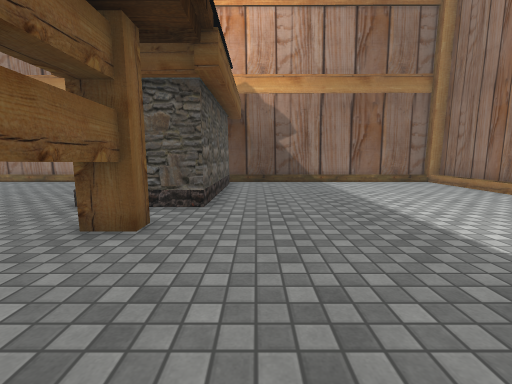
[1] (above)

16 first-person views from a walk through a Unity game level. The camera is 1.2 m above the floor, tilts 8° down and sees 90° across. The floor is counted in squares, 1 m on a side. Each view is taken from the middle of a square. On the plan, view 1 faces up. The plan holds only what a view shows up to about 12 squares ahead; the rest is blank. The place goes on beyond the plan. The player is left out. Some surface patterns are stand-ins.

[2]
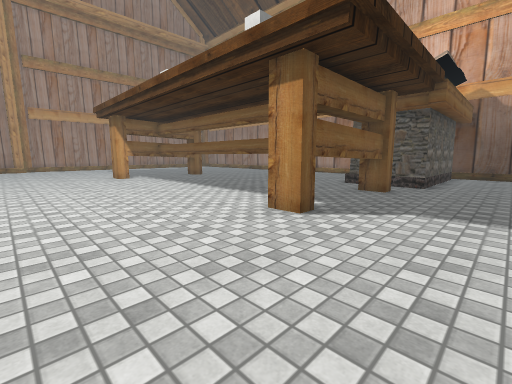

[3]
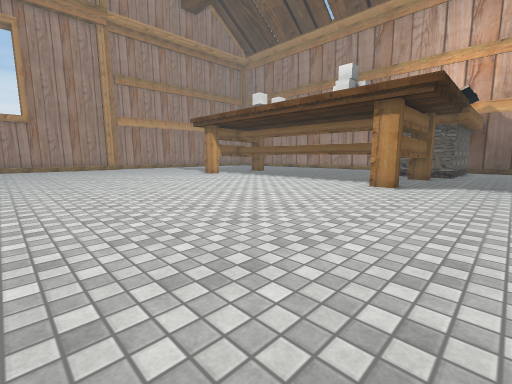

[4]
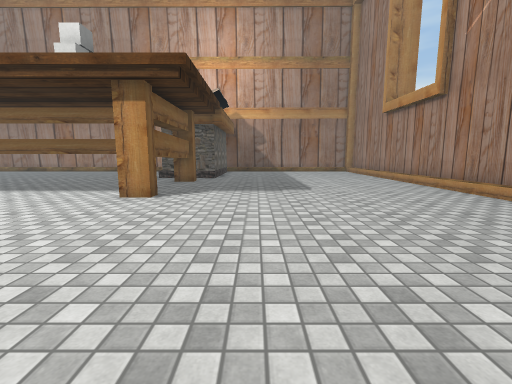

[5]
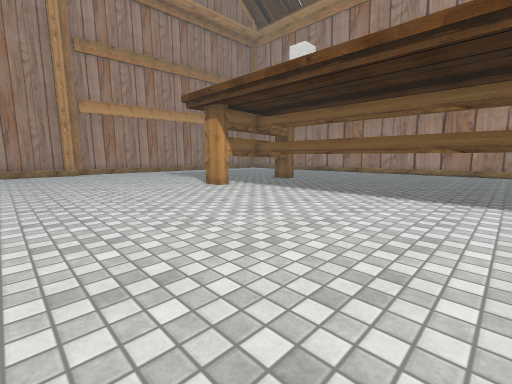

[6]
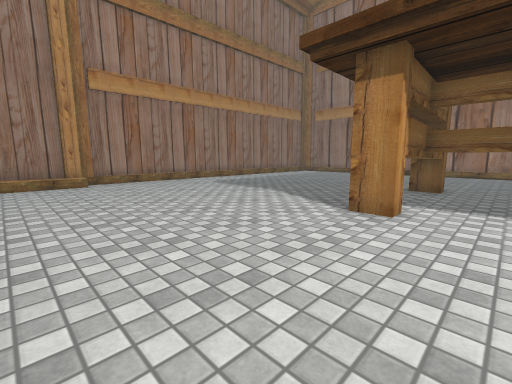

[7]
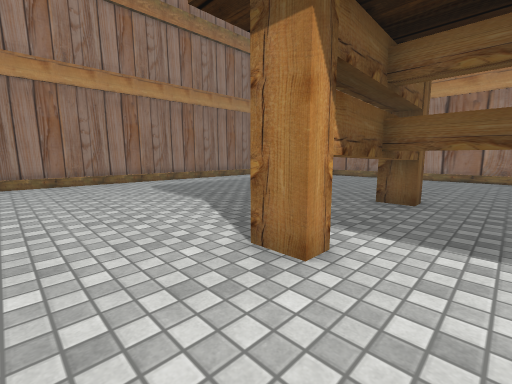

[8]
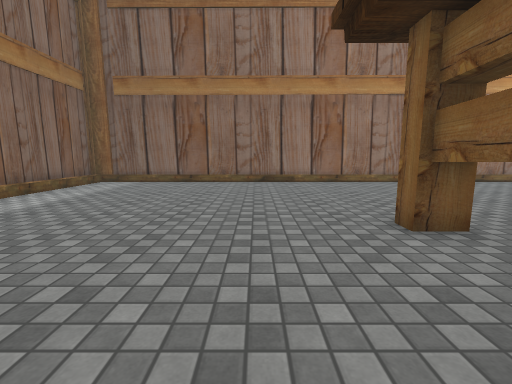

[9]
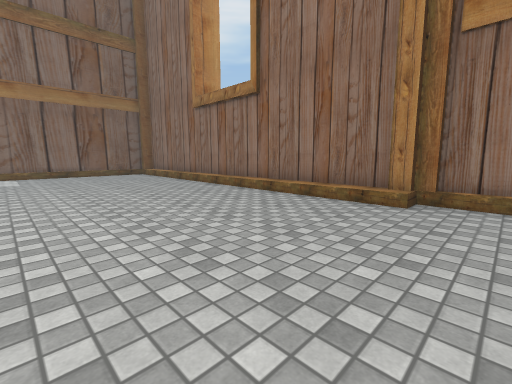

[10]
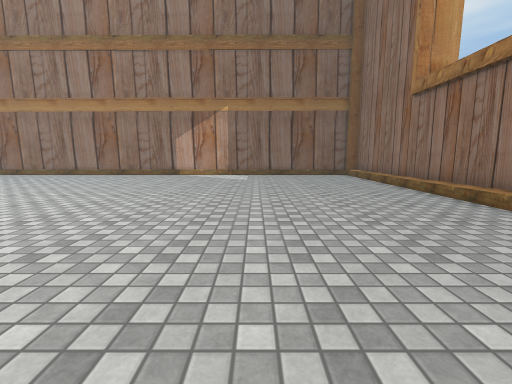

[11]
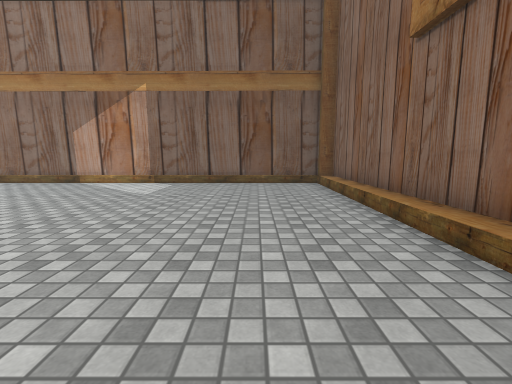

[12]
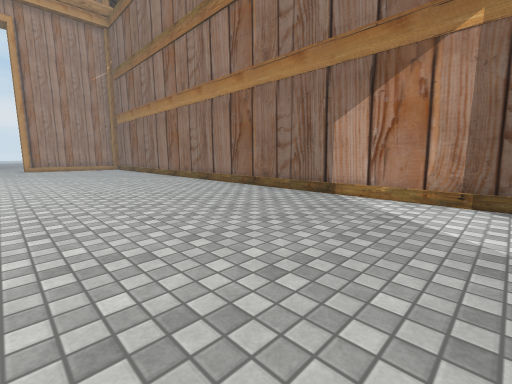

[13]
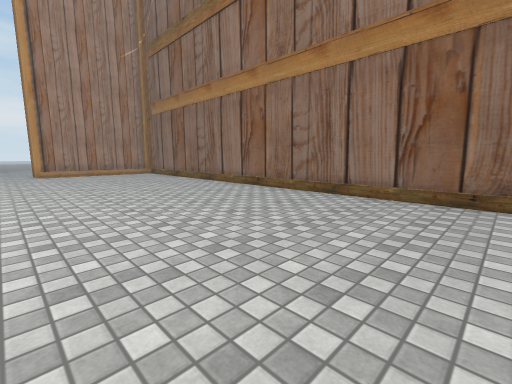

[14]
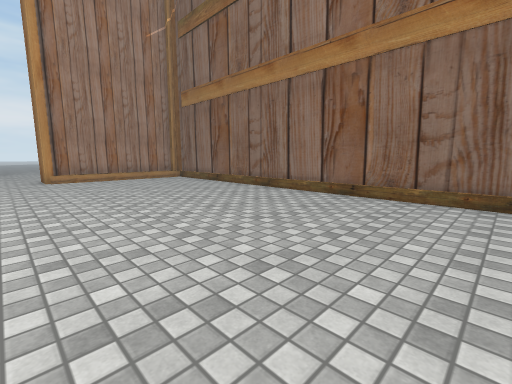

[15]
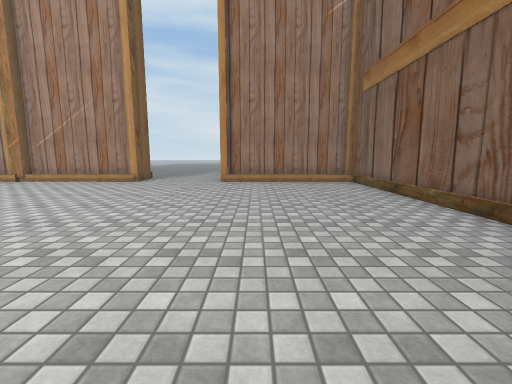

[16]
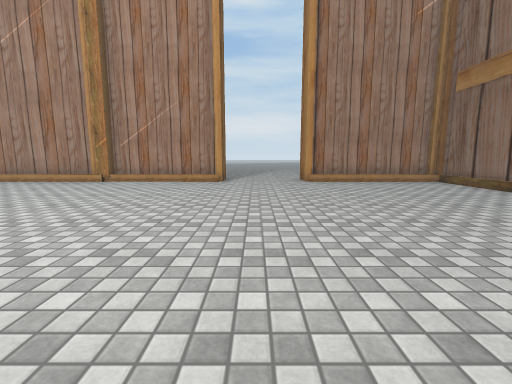

### Floor plan
Key: @ floor where view 1 was taken; # wall or solid block; . floor; / step, stairs or slope; T thing the floor can be seen under or through.
Columns run from 25 left of view 1 to 8 right of it. Each row starts with its distance up from view 1.
 12 #####################   ##########
 11 #/..................    #......../
 10 #/............ ....     #......../
  9 #/............  .....   #......../
  8 #/............ ......   #......../
  7  /...................   #........
  6   ...................####.......
  5    ............................
  4    ........T..........TT........./
  3   .........T.......... T........./
  2 #/.........TTTTTTTTTTT T........./
  1 #..........T.......... T........./
  0 #..........T..........TT.@......./
 -1 #................................/
 -2 #................................/
 -3 #................................/
 -4 ##...............................#
 -5  #.............................../
 -6  #.............................../
 -7  #.............................../
 -8  #.............................../
 -9  #.............................../
-10  #................................
-11  #................................
-12  #................................
-13  #...............................#
-14  #...............................#
-15  #.............................../
-16  #.............................../
-17  #.............................../
-18  #.............................../
-19  #.............................../
-20  #################################

Positions as (right, up) in squares from view 1, and headings:
1: (0, 0), facing up
2: (1, -5), facing up-left
3: (1, -11), facing up-left
4: (1, -8), facing up
5: (-5, -7), facing up-left
6: (-12, -6), facing up-left
7: (-12, -3), facing up-left
8: (-17, 0), facing up
9: (-17, -2), facing down-left
10: (-18, -3), facing down
11: (-21, -8), facing down
12: (-17, -12), facing down-right
13: (-10, -12), facing down-right
14: (-6, -12), facing down-right
15: (-4, -15), facing right
16: (-4, -11), facing right
